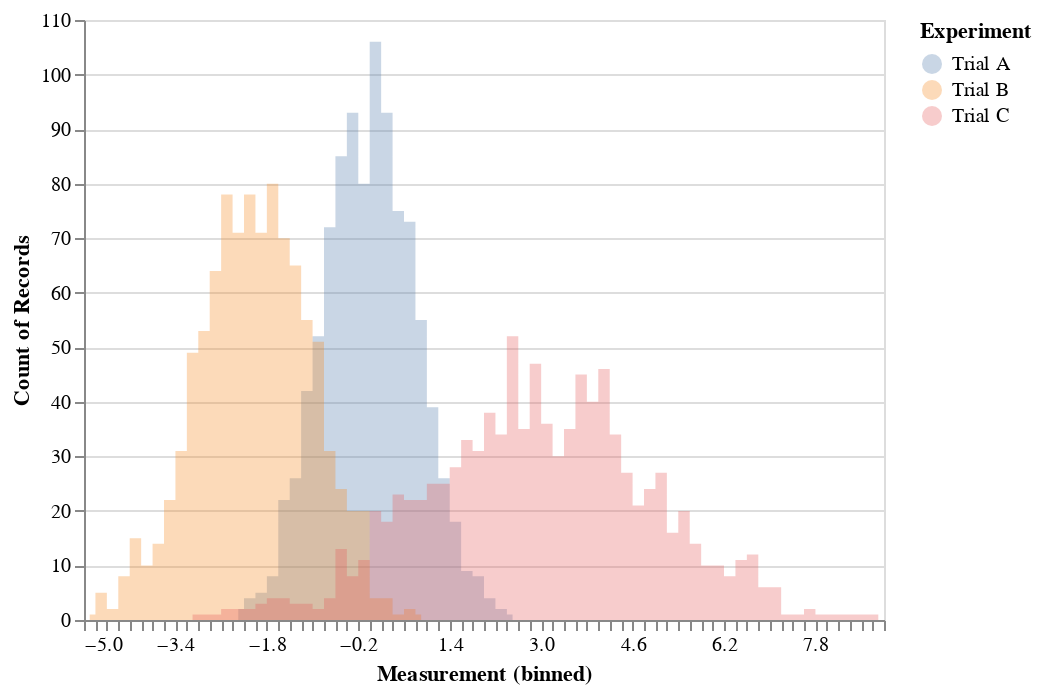

Source (notebook cell):
### Code cell
source = pd.DataFrame({
    'Trial A': np.random.normal(0, 0.8, 1000),
    'Trial B': np.random.normal(-2, 1, 1000),
    'Trial C': np.random.normal(3, 2, 1000)
})

alt.Chart(source).transform_fold(
    ['Trial A', 'Trial B', 'Trial C'],
    as_=['Experiment', 'Measurement']
).mark_area(
    opacity=0.3,
    interpolate='step'
).encode(
    alt.X('Measurement:Q', bin=alt.Bin(maxbins=100)),
    alt.Y('count()', stack=None),
    alt.Color('Experiment:N')
)

### Figure 1 — Vega-Lite specification as saved in the notebook (floating-point values rounded to 4 significant figures; data arrays with more than 128 entries replaced by an {"elided": "..."} marker saying what was removed)
{"config": {"view": {"continuousWidth": 400, "continuousHeight": 300}}, "data": {"name": "data-42a3c2b182e4491fc943c92fb674c01a"}, "mark": {"type": "area", "interpolate": "step", "opacity": 0.3}, "encoding": {"color": {"type": "nominal", "field": "Experiment"}, "x": {"type": "quantitative", "bin": {"maxbins": 100}, "field": "Measurement"}, "y": {"type": "quantitative", "aggregate": "count", "stack": null}}, "transform": [{"fold": ["Trial A", "Trial B", "Trial C"], "as": ["Experiment", "Measurement"]}], "$schema": "https://vega.github.io/schema/vega-lite/v4.0.2.json", "datasets": {"data-42a3c2b182e4491fc943c92fb674c01a": {"elided": "1000 records"}}}
